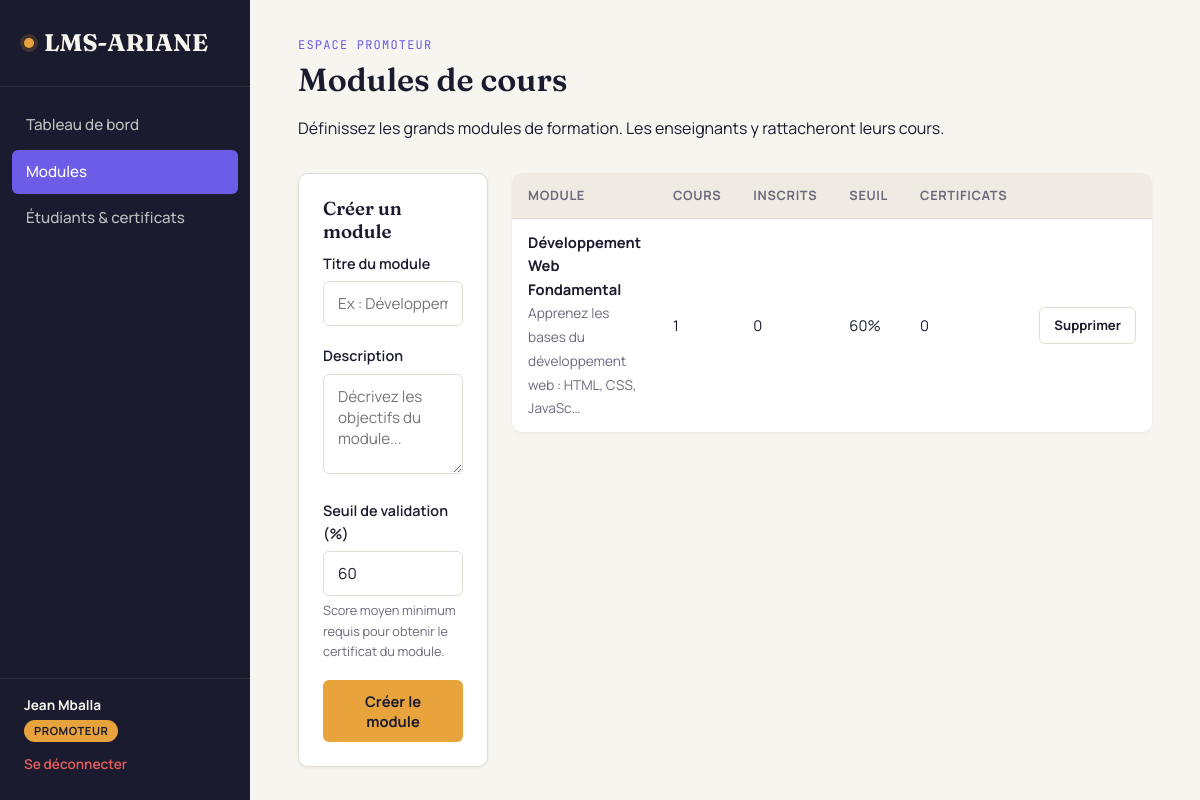
/modules.php (signed in), run on the app's committed database.
### tables this page shows
CREATE TABLE modules (
    id INT AUTO_INCREMENT PRIMARY KEY,
    titre VARCHAR(150) NOT NULL,
    description TEXT,
    promoteur_id INT NOT NULL,
    seuil_validation INT NOT NULL DEFAULT 60,  
    date_creation DATETIME DEFAULT CURRENT_TIMESTAMP,
    FOREIGN KEY (promoteur_id) REFERENCES utilisateurs(id) ON DELETE CASCADE
);

### modules.php (the view, shortened to what this page needs)
<?php
require_once __DIR__ . '/../config/database.php';
$promoteurId = $_SESSION['user_id'];
$stmt = $pdo->prepare("
    SELECT m.*,
        (SELECT COUNT(*) FROM cours c WHERE c.module_id = m.id) AS nb_cours,
        (SELECT COUNT(*) FROM inscriptions i WHERE i.module_id = m.id) AS nb_inscrits,
        (SELECT COUNT(*) FROM certificats cert WHERE cert.module_id = m.id) AS nb_certifs
    FROM modules m
    WHERE m.promoteur_id = ?
    ORDER BY m.date_creation DESC
");
$stmt->execute([$promoteurId]);
$modules = $stmt->fetchAll();
include __DIR__ . '/../includes/header.php';
?>
<div class="app-shell">
    <?php include __DIR__ . '/../includes/sidebar.php'; ?>
    <main class="main-content">
        <div class="page-header">
            <div class="eyebrow">Espace promoteur</div>
            <h1>Modules de cours</h1>
            <p>Définissez les grands modules de formation. Les enseignants y rattacheront leurs cours.</p>
        </div>
        <div style="display:grid; grid-template-columns: 1fr 1.6fr; gap:24px; align-items:start;">
            <div class="card">
                <h3>Créer un module</h3>
                <form method="POST" action="modules.php">
                    <div class="form-group">
                        <label for="titre">Titre du module</label>
                        <input type="text" id="titre" name="titre" required placeholder="Ex : Développement Web Fondamental">
                    </div>
                    <div class="form-group">
                        <label for="description">Description</label>
                        <textarea id="description" name="description" placeholder="Décrivez les objectifs du module..."></textarea>
                    </div>
                    <div class="form-group">
                        <label for="seuil_validation">Seuil de validation (%)</label>
                        <input type="number" id="seuil_validation" name="seuil_validation" min="0" max="100" value="60">
                        <p class="form-hint">Score moyen minimum requis pour obtenir le certificat du module.</p>
                    </div>
                    <button type="submit" class="btn btn-thread btn-block">Créer le module</button>
                </form>
            </div>
            <div>
                <?php if (empty($modules)): ?>
                    <div class="empty-state card">
                        <h3>Aucun module créé</h3>
                        <p>Utilisez le formulaire pour créer votre premier module.</p>
                    </div>
                <?php else: ?>
                    <table>
                        <thead>
                            <tr>
                                <th>Module</th>
                                <th>Cours</th>
                                <th>Inscrits</th>
                                <th>Seuil</th>
                                <th>Certificats</th>
                                <th></th>
                            </tr>
                        </thead>
                        <tbody>
                            <?php foreach ($modules as $m): ?>
                                <tr>
                                    <td>
                                        <strong><?= htmlspecialchars($m['titre']) ?></strong><br>
                                        <span style="color:var(--ariane-text-muted); font-size:0.85rem;"><?= htmlspecialchars(mb_strimwidth($m['description'], 0, 60, '…')) ?></span>
                                    </td>
                                    <td><?= $m['nb_cours'] ?></td>
                                    <td><?= $m['nb_inscrits'] ?></td>
                                    <td><?= $m['seuil_validation'] ?>%</td>
                                    <td><?= $m['nb_certifs'] ?></td>
                                    <td>
                                        <a href="modules.php?supprimer=<?= $m['id'] ?>"
                                           class="btn btn-ghost btn-sm"
                                           onclick="return confirm('Supprimer ce module et tout son contenu ?');">Supprimer</a>
                                    </td>
                                </tr>
                            <?php endforeach; ?>
                        </tbody>
                    </table>
                <?php endif; ?>
            </div>
        </div>
    </main>
</div>
<?php include __DIR__ . '/../includes/footer.php'; ?>

### style.css (style rules this page uses)
:root { --ariane-ink: #1A1B2E; --ariane-ink-light: #2C2E4A; --ariane-paper: #F7F5F0; --ariane-paper-alt: #EFEBE3; --ariane-thread: #E8A33D; --ariane-thread-dark: #C7842A; --ariane-violet: #6C5CE7; --ariane-violet-light: #8C7FF0; --ariane-sage: #4FA37D; --ariane-coral: #E85D5D; --ariane-border: #E0DCD3; --ariane-text-muted: #6B6A7C; --font-display: "Fraunces", Georgia, serif; --font-body: "Manrope", -apple-system, BlinkMacSystemFont, "Segoe UI", sans-serif; --font-mono: "JetBrains Mono", "Courier New", monospace; --radius: 10px; --radius-sm: 6px; --shadow-sm: 0 1px 3px rgba(26, 27, 46, 0.06); --shadow-md: 0 4px 16px rgba(26, 27, 46, 0.08); }
* { box-sizing: border-box; }
html, body { margin: 0; padding: 0; }
body { font-family: var(--font-body); background: var(--ariane-paper); color: var(--ariane-ink); font-size: 16px; line-height: 1.6; -webkit-font-smoothing: antialiased; }
h1, h2, h3, h4 { font-family: var(--font-display); font-weight: 600; line-height: 1.2; margin: 0 0 0.5em 0; color: var(--ariane-ink); }
a { color: var(--ariane-violet); text-decoration: none; }
.app-shell { display: flex; min-height: 100vh; }
.main-content { flex: 1; padding: 36px 48px; max-width: 1200px; }
.page-header { margin-bottom: 32px; }
.page-header .eyebrow { font-family: var(--font-mono); font-size: 0.75rem; text-transform: uppercase; letter-spacing: 0.1em; color: var(--ariane-violet); margin-bottom: 6px; }
.card { background: #fff; border: 1px solid var(--ariane-border); border-radius: var(--radius); padding: 24px; box-shadow: var(--shadow-sm); }
.form-group { margin-bottom: 18px; }
.form-group label { display: block; font-weight: 600; font-size: 0.9rem; margin-bottom: 6px; }
.form-group input, .form-group select, .form-group textarea { width: 100%; padding: 11px 14px; border: 1px solid var(--ariane-border); border-radius: var(--radius-sm); font-family: var(--font-body); font-size: 0.95rem; background: #fff; color: var(--ariane-ink); transition: border-color 0.15s, box-shadow 0.15s; }
.form-group textarea { resize: vertical; min-height: 100px; }
.form-hint { font-size: 0.8rem; color: var(--ariane-text-muted); margin-top: 4px; }
.btn { display: inline-flex; align-items: center; justify-content: center; gap: 8px; padding: 11px 22px; border: none; border-radius: var(--radius-sm); font-family: var(--font-body); font-weight: 700; font-size: 0.92rem; cursor: pointer; text-decoration: none; transition: transform 0.1s, box-shadow 0.15s, background 0.15s; }
.btn-thread { background: var(--ariane-thread); color: var(--ariane-ink); }
.btn-ghost { background: transparent; color: var(--ariane-ink); border: 1px solid var(--ariane-border); }
.btn-block { width: 100%; }
.btn-sm { padding: 7px 14px; font-size: 0.82rem; }
table { width: 100%; border-collapse: collapse; background: #fff; border-radius: var(--radius); overflow: hidden; box-shadow: var(--shadow-sm); }
th, td { text-align: left; padding: 12px 16px; border-bottom: 1px solid var(--ariane-border); font-size: 0.92rem; }
th { background: var(--ariane-paper-alt); font-weight: 700; font-size: 0.8rem; text-transform: uppercase; letter-spacing: 0.05em; color: var(--ariane-text-muted); }
tr:last-child td { border-bottom: none; }

### data on the page
modules: titre "Développement Web Fondamental", description "Apprenez les bases du développement web : HTML, CSS, JavaSc…", nb_cours "1", nb_inscrits "0", seuil_validation "60", nb_certifs "0"

### other printed values
$item['label'] "Tableau de bord"
$item['label'] "Modules"
$item['label'] "Étudiants & certificats"
nomUtilisateur() "Jean Mballa"
$roleLabels[$role] "PROMOTEUR"
